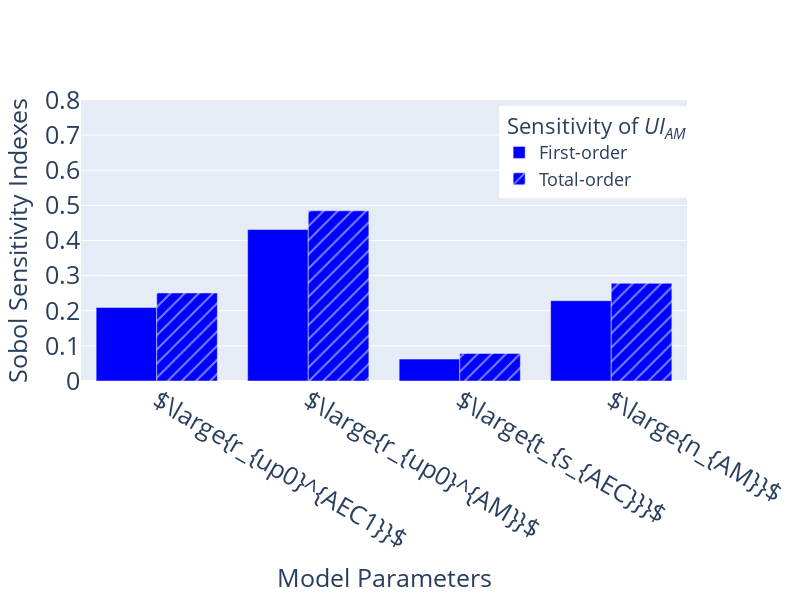
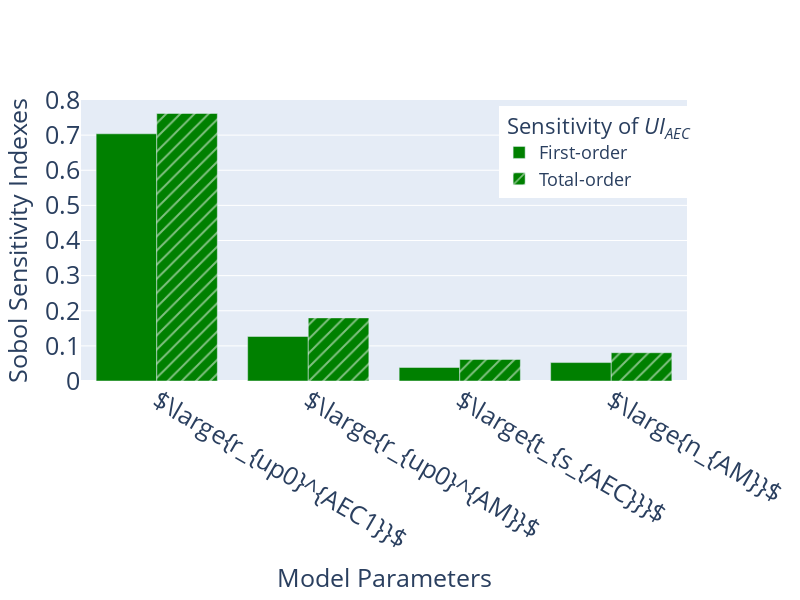

Source (notebook cell) for these figures, in order:
### Code cell
Y_outputs = [Y1, Y2]
titles = ['AM', 'AEC']

# Reorder indices
reordered_indices = [2, 0, 1, 3]
labels = [problem['names'][i] for i in reordered_indices]

# Plot Sobol sensitivity indices for each output
for Y, title in zip(Y_outputs, titles):
    Si = sobol.analyze(problem, Y)
    
    co = "green"
    if title == "AM":
        co = "blue"

    # Extract and reorder the Sobol indices
    S1 = [Si['S1'][i] for i in reordered_indices]
    ST = [Si['ST'][i] for i in reordered_indices]

    # Create the plot
    fig = go.Figure()

    # Add bars for first-order indices
    fig.add_trace(go.Bar(
        x=labels, y=S1, name='First-order', marker=dict(color=co)#, pattern_shape="x")
    ))

    # Add bars for total-order indices
    fig.add_trace(go.Bar(
        x=labels, y=ST, name='Total-order', marker=dict(color=co, pattern_shape="/")
    ))

    # Update layout for the plot
    fig.update_layout(
        title='',
        xaxis_title='Model Parameters',
        yaxis_title='Sobol Sensitivity Indexes',
        yaxis_range=[0, 0.8],
        font=dict(size=18),  # Change this value as needed to adjust the font size
        xaxis=dict(tickfont=dict(size=25), title_font=dict(size=25)),
        yaxis=dict(tickfont=dict(size=25), title_font=dict(size=25)),
        barmode='group',
        width=800,
        height=600,
        legend=dict(x=0.69, y=0.98, title=" Sensitivity of <i>UI<sub>"+str(title)+"</sub></i>"),
    )

    # Show the plot
    fig.show()
    fig.write_image("FigureS3_"+str(title)+".png")

### Figure 1 — Plotly figure (JSON) as saved in the notebook; plotly's stock layout.template omitted (floating-point values rounded to 4 significant figures)
{"data": [{"marker": {"color": "blue"}, "name": "First-order", "type": "bar", "x": ["$\\large{r_{up0}^{AEC1}}$", "$\\large{r_{up0}^{AM}}$", "$\\large{t_{s_{AEC}}}$", "$\\large{n_{AM}}$"], "y": [0.2094, 0.4312, 0.06236, 0.2286]}, {"marker": {"color": "blue", "pattern": {"shape": "/"}}, "name": "Total-order", "type": "bar", "x": ["$\\large{r_{up0}^{AEC1}}$", "$\\large{r_{up0}^{AM}}$", "$\\large{t_{s_{AEC}}}$", "$\\large{n_{AM}}$"], "y": [0.2507, 0.4846, 0.0785, 0.2781]}], "layout": {"barmode": "group", "font": {"size": 18}, "height": 600, "legend": {"title": {"text": " Sensitivity of <i>UI<sub>AM</sub></i>"}, "x": 0.69, "y": 0.98}, "title": {"text": ""}, "width": 800, "xaxis": {"autorange": true, "range": [-0.5, 3.5], "tickfont": {"size": 25}, "title": {"font": {"size": 25}, "text": "Model Parameters"}, "type": "category"}, "yaxis": {"range": [0, 0.8], "tickfont": {"size": 25}, "title": {"font": {"size": 25}, "text": "Sobol Sensitivity Indexes"}, "type": "linear"}}}

### Figure 2 — Plotly figure (JSON) as saved in the notebook; plotly's stock layout.template omitted (floating-point values rounded to 4 significant figures)
{"data": [{"marker": {"color": "green"}, "name": "First-order", "type": "bar", "x": ["$\\large{r_{up0}^{AEC1}}$", "$\\large{r_{up0}^{AM}}$", "$\\large{t_{s_{AEC}}}$", "$\\large{n_{AM}}$"], "y": [0.7038, 0.1268, 0.0386, 0.05247]}, {"marker": {"color": "green", "pattern": {"shape": "/"}}, "name": "Total-order", "type": "bar", "x": ["$\\large{r_{up0}^{AEC1}}$", "$\\large{r_{up0}^{AM}}$", "$\\large{t_{s_{AEC}}}$", "$\\large{n_{AM}}$"], "y": [0.7617, 0.1797, 0.06147, 0.08047]}], "layout": {"barmode": "group", "font": {"size": 18}, "height": 600, "legend": {"title": {"text": " Sensitivity of <i>UI<sub>AEC</sub></i>"}, "x": 0.69, "y": 0.98}, "title": {"text": ""}, "width": 800, "xaxis": {"autorange": true, "range": [-0.5, 3.5], "tickfont": {"size": 25}, "title": {"font": {"size": 25}, "text": "Model Parameters"}, "type": "category"}, "yaxis": {"range": [0, 0.8], "tickfont": {"size": 25}, "title": {"font": {"size": 25}, "text": "Sobol Sensitivity Indexes"}, "type": "linear"}}}
